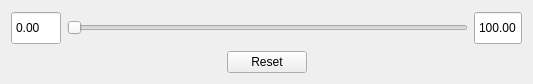
<?xml version="1.0" encoding="UTF-8"?>
<ui version="4.0">
 <class>RangeSliderDialog</class>
 <widget class="QDialog" name="RangeSliderDialog">
  <property name="geometry">
   <rect>
    <x>0</x>
    <y>0</y>
    <width>533</width>
    <height>84</height>
   </rect>
  </property>
  <property name="sizePolicy">
   <sizepolicy hsizetype="Preferred" vsizetype="Fixed">
    <horstretch>0</horstretch>
    <verstretch>0</verstretch>
   </sizepolicy>
  </property>
  <property name="minimumSize">
   <size>
    <width>500</width>
    <height>0</height>
   </size>
  </property>
  <property name="maximumSize">
   <size>
    <width>16777215</width>
    <height>100</height>
   </size>
  </property>
  <property name="windowTitle">
   <string>Dose Range</string>
  </property>
  <layout class="QGridLayout" name="gridLayout">
   <item row="0" column="0">
    <layout class="QVBoxLayout" name="verticalLayout">
     <item>
      <layout class="QHBoxLayout" name="horizontalLayout">
       <item>
        <widget class="QDoubleSpinBox" name="SpinBoxMinDose">
         <property name="sizePolicy">
          <sizepolicy hsizetype="Preferred" vsizetype="Preferred">
           <horstretch>0</horstretch>
           <verstretch>0</verstretch>
          </sizepolicy>
         </property>
         <property name="minimumSize">
          <size>
           <width>50</width>
           <height>30</height>
          </size>
         </property>
         <property name="maximumSize">
          <size>
           <width>60</width>
           <height>50</height>
          </size>
         </property>
         <property name="wrapping">
          <bool>true</bool>
         </property>
         <property name="frame">
          <bool>true</bool>
         </property>
         <property name="buttonSymbols">
          <enum>QAbstractSpinBox::NoButtons</enum>
         </property>
        </widget>
       </item>
       <item>
        <widget class="QDoubleSlider" name="horizontalSlider">
         <property name="focusPolicy">
          <enum>Qt::NoFocus</enum>
         </property>
         <property name="styleSheet">
          <string notr="true"/>
         </property>
         <property name="orientation">
          <enum>Qt::Horizontal</enum>
         </property>
        </widget>
       </item>
       <item>
        <widget class="QDoubleSpinBox" name="SpinBoxMaxDose">
         <property name="sizePolicy">
          <sizepolicy hsizetype="Preferred" vsizetype="Preferred">
           <horstretch>0</horstretch>
           <verstretch>0</verstretch>
          </sizepolicy>
         </property>
         <property name="minimumSize">
          <size>
           <width>40</width>
           <height>30</height>
          </size>
         </property>
         <property name="maximumSize">
          <size>
           <width>60</width>
           <height>40</height>
          </size>
         </property>
         <property name="buttonSymbols">
          <enum>QAbstractSpinBox::NoButtons</enum>
         </property>
         <property name="correctionMode">
          <enum>QAbstractSpinBox::CorrectToNearestValue</enum>
         </property>
         <property name="maximum">
          <double>100.000000000000000</double>
         </property>
         <property name="value">
          <double>100.000000000000000</double>
         </property>
        </widget>
       </item>
      </layout>
     </item>
     <item>
      <layout class="QHBoxLayout" name="horizontalLayout_2">
       <item>
        <spacer name="horizontalSpacer">
         <property name="orientation">
          <enum>Qt::Horizontal</enum>
         </property>
         <property name="sizeHint" stdset="0">
          <size>
           <width>40</width>
           <height>20</height>
          </size>
         </property>
        </spacer>
       </item>
       <item>
        <widget class="QPushButton" name="pushButton">
         <property name="focusPolicy">
          <enum>Qt::NoFocus</enum>
         </property>
         <property name="text">
          <string>Reset</string>
         </property>
         <property name="icon">
          <iconset resource="RC.qrc">
           <normaloff>:/Icons/Reset.png</normaloff>:/Icons/Reset.png</iconset>
         </property>
        </widget>
       </item>
       <item>
        <spacer name="horizontalSpacer_2">
         <property name="orientation">
          <enum>Qt::Horizontal</enum>
         </property>
         <property name="sizeHint" stdset="0">
          <size>
           <width>40</width>
           <height>20</height>
          </size>
         </property>
        </spacer>
       </item>
      </layout>
     </item>
    </layout>
   </item>
  </layout>
 </widget>
 <customwidgets>
  <customwidget>
   <class>QDoubleSlider</class>
   <extends>QSlider</extends>
   <header>qDoubleSlider.h</header>
  </customwidget>
 </customwidgets>
 <tabstops>
  <tabstop>SpinBoxMinDose</tabstop>
  <tabstop>SpinBoxMaxDose</tabstop>
  <tabstop>pushButton</tabstop>
  <tabstop>horizontalSlider</tabstop>
 </tabstops>
 <resources>
  <include location="RC.qrc"/>
 </resources>
 <connections/>
</ui>
